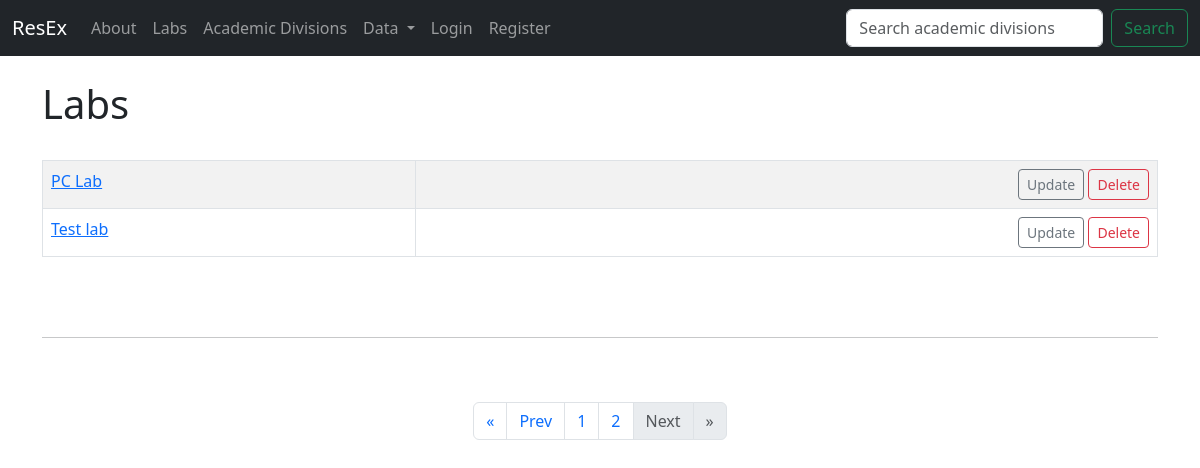
Page /labs?page=3 on the earlier database version.
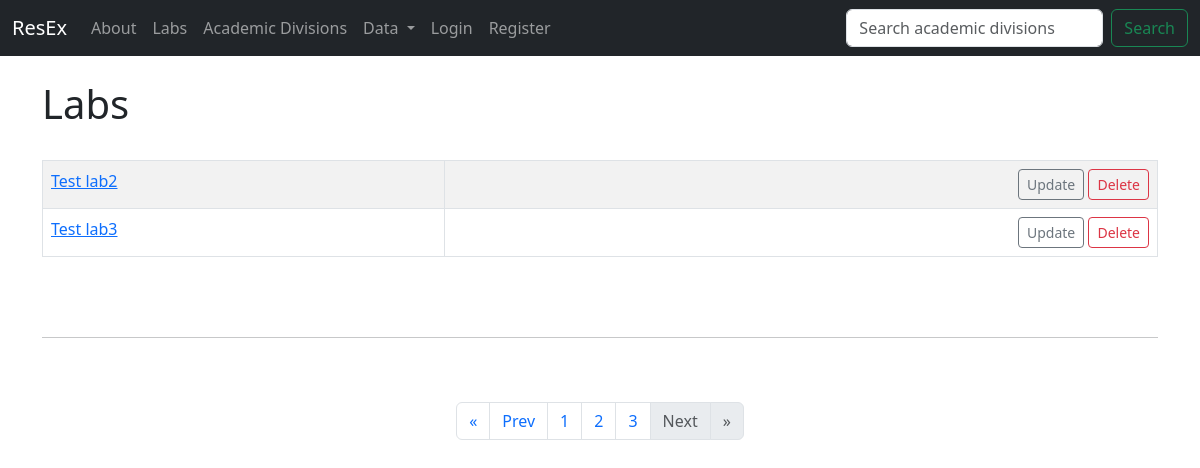
Same page on the later database version.
### labs/models.py (models this page shows)
class Lab(models.Model):
	name = models.CharField('Lab Name', max_length=256)
	academic_division = models.ForeignKey(Academic_Division, blank=True, null=True, on_delete=models.SET_NULL)
	faculty = models.CharField('Faculty associated', blank=True, max_length=256)
	contact = models.CharField('Contact number', max_length=256, blank=True)
	description = models.TextField(blank=True)
	research_equipment = models.TextField(blank=True)
	web = models.URLField('Website address', blank=True)
	email_address = models.EmailField('Email Address', max_length=128, blank=True)
	associated_users = models.ManyToManyField(ResExUser, blank=True)
	address = models.CharField('Address', max_length=256, blank=True)
	poc_manager = models.ForeignKey(User, blank=True, null=True, on_delete=models.SET_NULL)
	def __str__(self):
		return self.name

### labs/views.py (the view)
# urls.py: path('labs',views.all_labs, name="list-labs"),
def all_labs(request):
	pag = Paginator(Lab.objects.all().order_by('name'), LABS_PER_PAGE)
	page =request.GET.get('page')
	labs = pag.get_page(page)
	nums = "a"*labs.paginator.num_pages
	return render(request, 'labs/lab_list.html',
		{'labs':labs,
		'nums':nums})

### labs/templates/labs/lab_list.html
{% extends "labs/base.html" %}
{% block content %}
	<h1>Labs</h1><br>
	<table class="table table-hover table-bordered table-striped">
	{% for lab in labs %}
	<tr>
			<td>
				<a href="{% url 'show-lab' lab.id %}">{{ lab }}</a> <br>
			</td>
			<td align="right">
				 <a href="{% url 'update-lab' lab.id %}"
				class="btn btn-outline-secondary btn-sm">Update</a>
				<a href="{% url 'delete-lab' lab.id %}"
				class="btn btn-outline-danger btn-sm">Delete</a>
			</td>
		</tr>
	{% endfor %}
	</table>
	<br><br>
	<hr><br><br>
<nav aria-label="Page navigation example">
  <ul class="pagination justify-content-center">
	{% if labs.has_previous %}
		<li class="page-item"><a class="page-link" href="?page=1">&laquo</a></li>
		<li class="page-item"><a class="page-link" href="?page={{ labs.previous_page_number }}"> Prev</a></li>
	{% elif not labs.has_previous %}
			 <li class="page-item disabled"><a class="page-link" href="#">&laquo</a></li>
            <li class="page-item disabled"><a class="page-link" href="#">Prev</a></li>
	{% endif %}
	{% for i in nums %}
	<li class="page-item"><a class="page-link" href="?page={{ forloop.counter }}">{{ forloop.counter }}</a></li>
	{% endfor %}
	{% if labs.has_next %}
	<li class="page-item"><a class="page-link" href="?page={{ labs.next_page_number }}">Next</a></li>
	<li class="page-item"><a class="page-link" href="?page={{ labs.paginator.num_pages }}">&raquo</a></li>
	{% elif not labs.has_next %}
			 <li class="page-item disabled"><a class="page-link" href="#">Next</a></li>
            <li class="page-item disabled"><a class="page-link" href="#">&raquo</a></li>
	{% endif %}
  </ul>
</nav>
{% endblock %}

Differences in the rows shown:
no longer on this page (row unchanged): Lab: name "PC Lab"
no longer on this page (row unchanged): Lab: name "Test lab"
added Lab: name "Test lab2"
added Lab: name "Test lab3"
Other differences:
new list line: "3"
